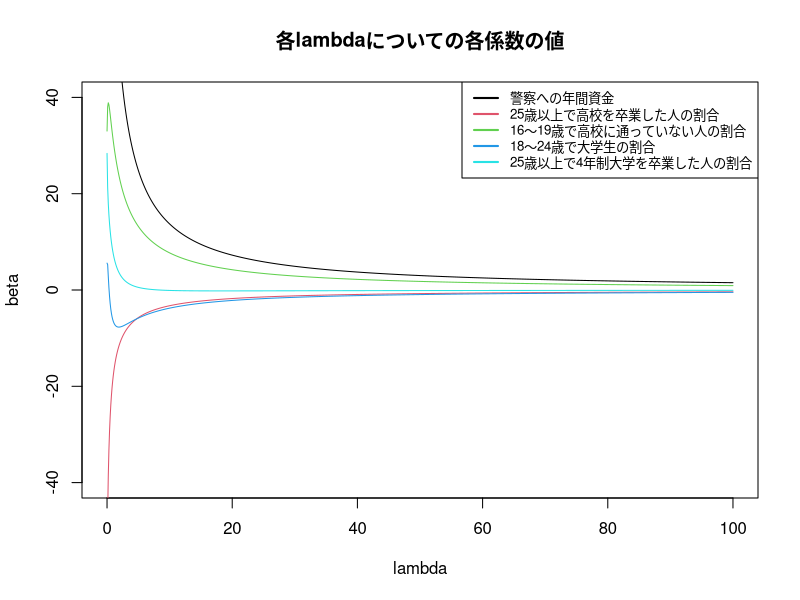

Write R code to recreate this figure.
# Clear environment
rm(list = ls())

# Setting Japanese font (for MacOSX)
# par(family= "HiraKakuProN-W3")

# Chapter5 e.g.48
# Ridgeの実装
# 今回の実装では、正規化した説明変数値に対するbetaを計算しており、
# 正規化前の説明変数値にbetaを適合させる処理は行っていない。
# 本来なら、最後の処理としてbeta値を正規化前説明変数の標準偏差で割る必要がある。
ridge <- function(X, y, lambda = 0) {
  X <- as.matrix(X) # データフレーム型を行列型に変換
  X <- scale(X) # 行列Xを列ごとに正規化（平均0、分散1に変換）
  p <- ncol(X)
  n <- length(y)
  X_bar <- array(dim = p) # 行列Xの列ごとの平均値（今回は全て0になる）
  for (j in 1:p) {
    X_bar[j] <- mean(X[, j])
    X[, j] <- X[, j] - X_bar[j] # 行列Xの各列よりそれぞれの平均値を引き算（今回は正規化済みなので意味のない処理）
  }
  y_bar <- mean(y)
  y <- y - y_bar # 応答変数yを中心化
  beta <- drop(solve(t(X) %*% X + n * lambda * diag(p)) %*% t(X) %*% y) # Ridgeの計算
  beta_0 <- y_bar - sum(X_bar * beta) # 切片項beta_0。
  return(list(beta = beta, beta_0 = beta_0))
}

# Crimeデータを用いてRidgeを実行。
df <- read.table("crime.txt")
x <- df[, 3:7]
y <- df[, 1]
p <- ncol(x)
lambda_seq <- seq(0, 100, 0.1)
coef_seq <- lambda_seq
plot(lambda_seq, coef_seq, 
     xlim = c(0, 100), ylim = c(-40, 40),
     xlab = "lambda", ylab = "beta", 
     main = "各lambdaについての各係数の値",
     type = "n", # 軸だけ描いてプロットしない。
     col = "red")
for (j in 1:p) {
  coef_seq <- NULL
  for (lambda in lambda_seq) {
    coef_seq <- c(coef_seq, ridge(x, y, lambda)$beta[j]) # 今回は係数betaのみ用いる。
  }
  par(new = TRUE)
  lines(lambda_seq, coef_seq, col = j)
}
legend("topright", 
       legend = c("警察への年間資金", 
                  "25歳以上で高校を卒業した人の割合",
                  "16～19歳で高校に通っていない人の割合", 
                  "18～24歳で大学生の割合",
                  "25歳以上で4年制大学を卒業した人の割合"),
       col = 1:p,
       lwd = 2,
       cex = 0.8)
